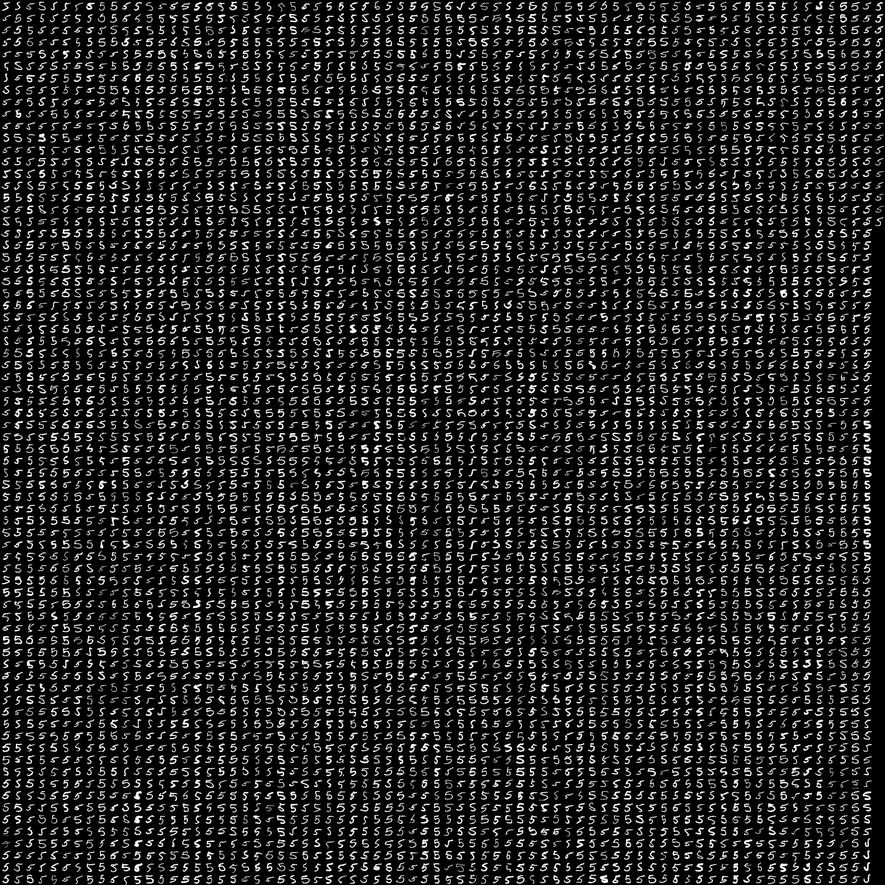
#> input picture Part1/images/5Train.png, 885 x 885 px
$ python testLoad.py
#> lines starting #> are read from the running program, lines starting #| are printed output that depends on the picture
import cv2
import numpy as np
import os

# Load the image
img = cv2.imread('../images/5Train.png', cv2.IMREAD_GRAYSCALE)
#> img is the input picture: shape (885, 885); min 0, max 255, mean 34.9

# Optional: Invert if needed (make digits white on black)
# If your image is already white-on-black, skip this.
# img = cv2.bitwise_not(img)

# Define the size of each "5" (you need to measure or estimate this)
# For example, if each "5" is roughly 20x30 pixels:
tile_height = 30
tile_width = 20

# Calculate number of rows and columns
rows = img.shape[0] // tile_height
#> rows = 29
cols = img.shape[1] // tile_width
#> cols = 44

# Create output directory
os.makedirs('output_5s', exist_ok=True)

# Split and save each tile
for i in range(rows):
    for j in range(cols):
        # Crop the tile
        y_start = i * tile_height
        x_start = j * tile_width
        tile = img[y_start:y_start+tile_height, x_start:x_start+tile_width]

        # Save the tile
        filename = f'output_5s/5_{i}_{j}.png'
        cv2.imwrite(filename, tile)
#> this loop made 29 passes
#> pass 1, `cv2.imwrite(filename, tile)`:
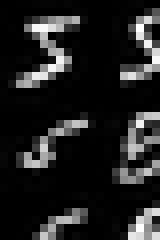
#> saved as 5_0_0.png: shape (30, 20) (shown 8 times larger); min 0, max 255, mean 33.2
#> pass 1, `cv2.imwrite(filename, tile)`:
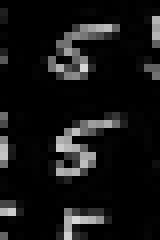
#> saved as 5_0_1.png: shape (30, 20) (shown 8 times larger); min 0, max 216, mean 20.7
#> pass 1, `cv2.imwrite(filename, tile)`:
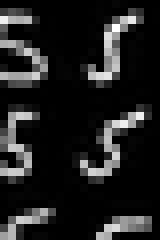
#> saved as 5_0_2.png: shape (30, 20) (shown 8 times larger); min 0, max 255, mean 32.3
#> pass 1, `cv2.imwrite(filename, tile)`:
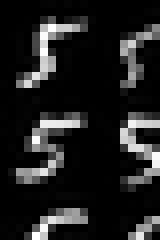
#> saved as 5_0_3.png: shape (30, 20) (shown 8 times larger); min 0, max 255, mean 32.5

print(f"Split into {rows * cols} individual '5' images.")
#| Split into 1276 individual '5' images.

$ run again, with Part1/images/6Train.png copied over Part1/images/5Train.png
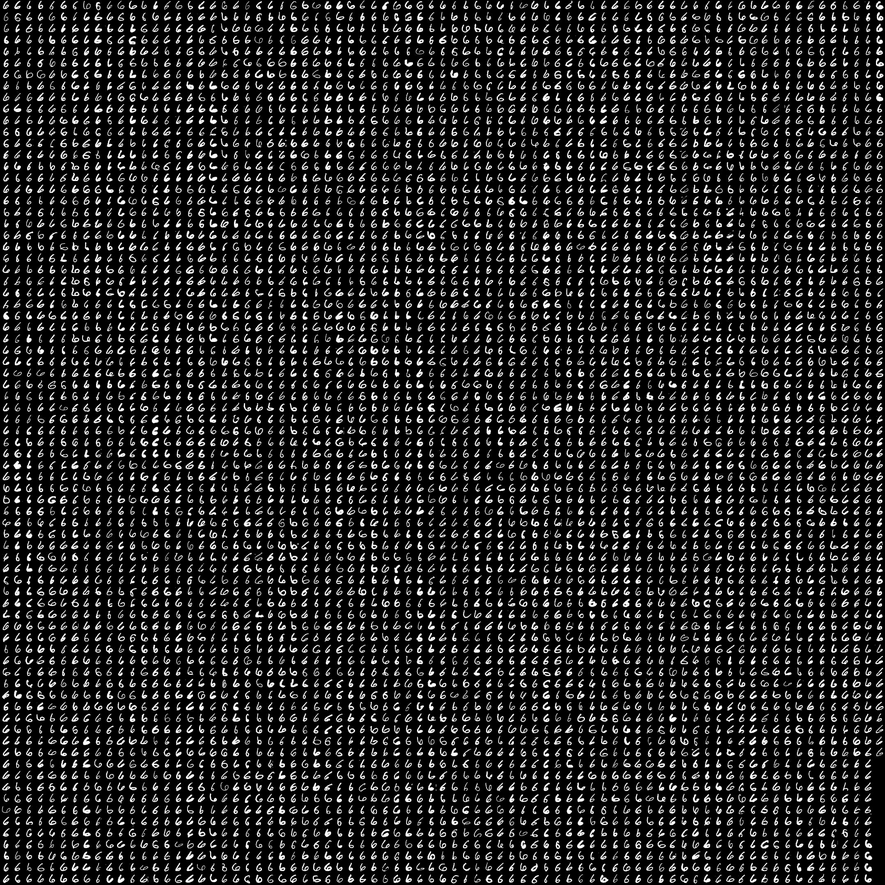
#> input picture Part1/images/6Train.png, 885 x 885 px
#> img is the input picture: shape (885, 885); min 0, max 255, mean 37
#> the loop `for i in range(rows):` made 29 passes
#> pass 1, `cv2.imwrite(filename, tile)`:
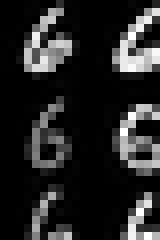
#> saved as 5_0_0.png: shape (30, 20) (shown 8 times larger); min 0, max 255, mean 38
#> pass 1, `cv2.imwrite(filename, tile)`:
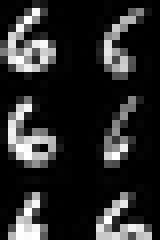
#> saved as 5_0_3.png: shape (30, 20) (shown 8 times larger); min 0, max 255, mean 41.9
#| Split into 1276 individual '5' images.

$ run again, with Part1/images/5Test.png copied over Part1/images/5Train.png
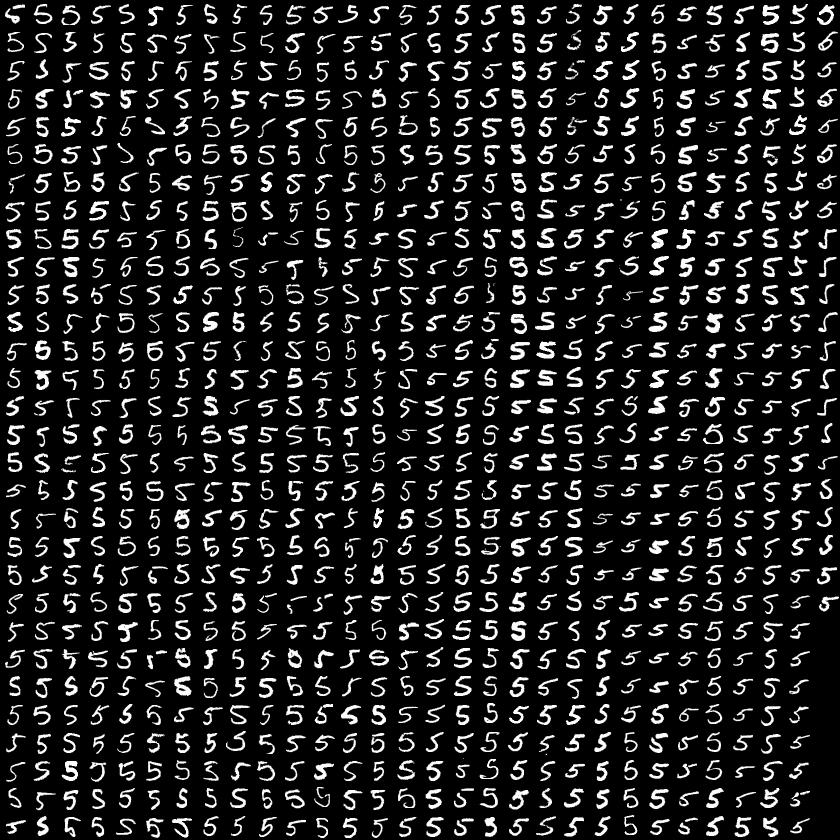
#> input picture Part1/images/5Test.png, 840 x 840 px
#> img is the input picture: shape (840, 840); min 0, max 255, mean 34.5
#> the loop `for i in range(rows):` made 28 passes
#> pass 1, `cv2.imwrite(filename, tile)`:
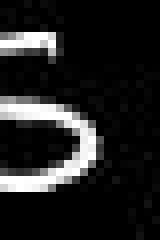
#> saved as 5_0_2.png: shape (30, 20) (shown 8 times larger); min 0, max 255, mean 33.3
#> pass 1, `cv2.imwrite(filename, tile)`:
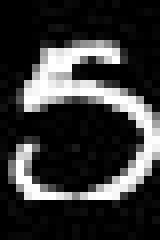
#> saved as 5_0_3.png: shape (30, 20) (shown 8 times larger); min 0, max 255, mean 54.1
#| Split into 1176 individual '5' images.

$ run again, with Part1/images/6Test.png copied over Part1/images/5Train.png
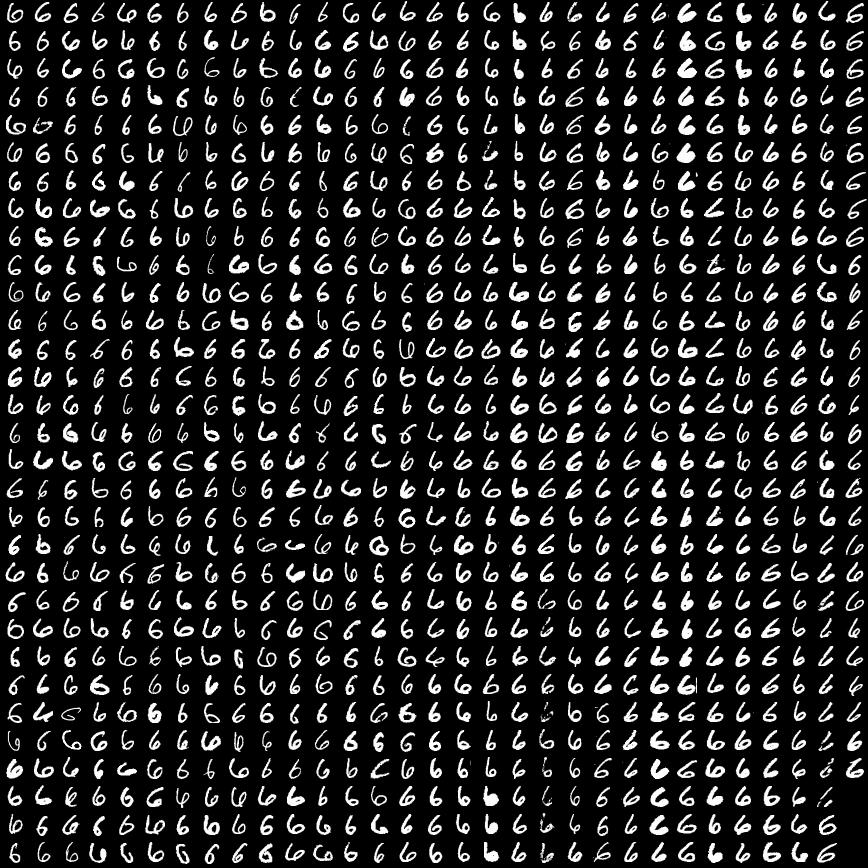
#> input picture Part1/images/6Test.png, 868 x 868 px
#> img is the input picture: shape (868, 868); min 0, max 255, mean 37.6
#> the loop `for i in range(rows):` made 28 passes
#> pass 1, `cv2.imwrite(filename, tile)`:
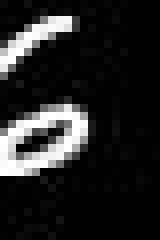
#> saved as 5_0_2.png: shape (30, 20) (shown 8 times larger); min 0, max 255, mean 35.5
#> pass 1, `cv2.imwrite(filename, tile)`:
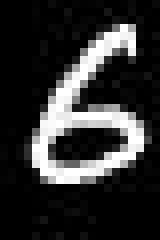
#> saved as 5_0_3.png: shape (30, 20) (shown 8 times larger); min 0, max 255, mean 48.3
#| Split into 1204 individual '5' images.
